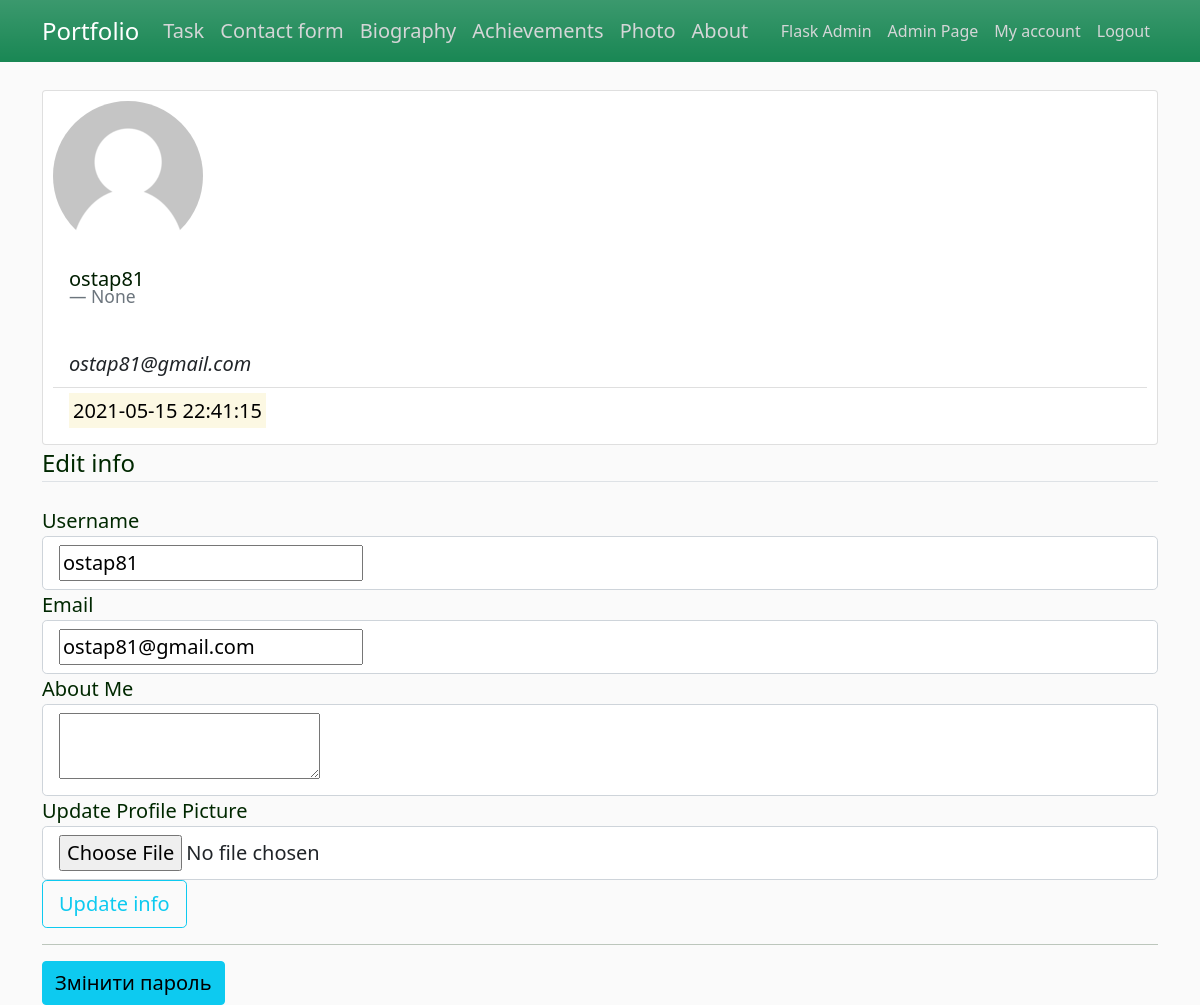
Before: /usr/account (signed in) with the older database file.
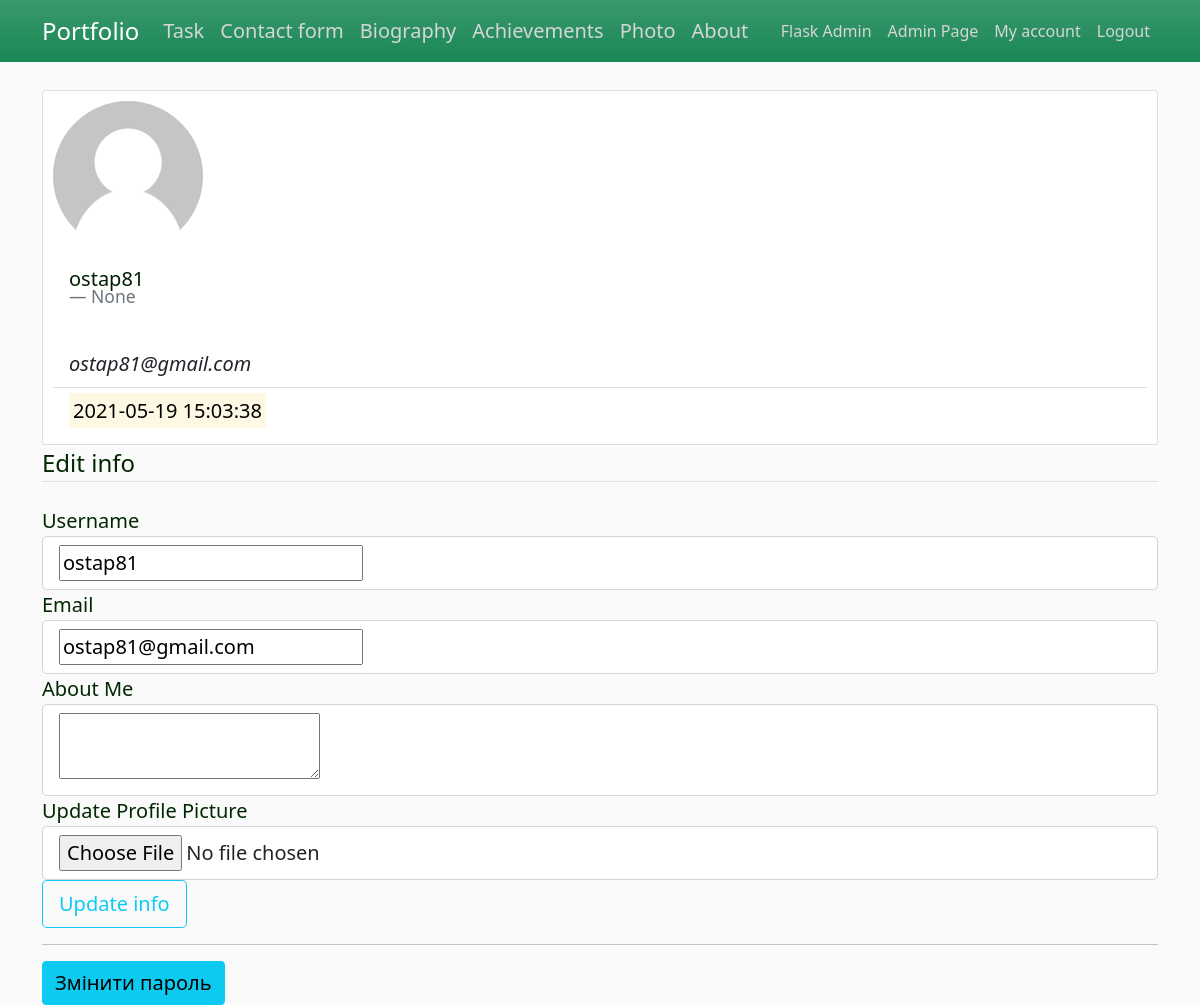
After: the same page with the newer database file.
### app/profile/models.py (models this page shows, shortened)
class User(db.Model, UserMixin):
    id = db.Column(db.Integer, primary_key=True)
    username = db.Column(db.String(20), unique=True, nullable=False)
    email = db.Column(db.String(120), unique=True, nullable=False)
    password = db.Column(db.String(60), nullable=False)
    about_me = db.Column(db.Text, nullable=True)
    image_file = db.Column(db.String(20), nullable=False, server_default='default.png')
    last_time_seen = db.Column(db.DateTime, default=datetime.utcnow)
    admin = db.Column(db.Boolean, default=False)

### app/profile/views.py (the view)
@user_bp.route("/account", methods=['POST', 'GET'])
@login_required
def account():
    form = UpdateAccountForm()
    if form.validate_on_submit():
        if form.picture.data:
            picture_file = save_picture(form.picture.data)
            current_user.image_file = picture_file
        current_user.username = form.username.data
        current_user.email = form.email.data
        current_user.about_me = form.about_me.data
        try:
            db.session.commit()
            flash('Your account has been updated!', 'success')
        except:
            db.session.rollback()
            flash('Error occurs during data recording to DB', 'danger')
        usersss = User.query.all()
        print(usersss)
        return redirect(url_for('user_bp_in.account'))
    elif request.method == 'GET':
        form.username.data = current_user.username
        form.email.data = current_user.email
        form.about_me.data = current_user.about_me
    image_file = url_for('user_bp_in.static', filename='profile_pics/' + current_user.image_file)
    return render_template('account.html', title='Account', image_file=image_file, form=form)

### app/profile/forms.py (shortened to what this page needs)
class UpdateAccountForm(FlaskForm):
    username = StringField('Username',
                           validators=[DataRequired(),
                                       Length(min=4, max=20, message='The username length must be between 6 and 20 '
                                                                     'characters'),
                                       Regexp('^[A-Za-z][A-Za-z0-9_.]*$', 0,
                                              'The username should only include letters, numbers, semicolons, '
                                              'or underscores')
                                       ]
                           )
    email = StringField('Email',
                        validators=[DataRequired(), Email(message="Incorrectly email")])
    about_me = TextAreaField('About Me', validators=[Optional()])
    picture = FileField('Update Profile Picture', validators=[FileAllowed(['jpg', 'png'])])
    submit = SubmitField('Update info')

### app/profile/models.py (called while the page is built)
@login_manager.user_loader
def user_loader(user_id):
    return User.query.get(int(user_id))

### app/profile/views.py (called while the page is built)
@user_bp.after_request
def after_request_func(response):
    if current_user:
        current_user.last_time_seen = datetime.utcnow()
        try:
            db.session.commit()
        except:
            db.session.rollback()
    return response

### app/profile/templates/profile/account.html (shortened to what this page needs)
{% extends "layout.html" %}
{% block content %}
    {% from "_render_field.html" import render_field_lr %}
    <div class="content-section">
        <div class="card">
             <div class="media">
                  <img src="{{ image_file }}" class="rounded-circle account-img">
                  <div class="card-body">
                    <h5 class="account-heading">{{ current_user.username }}</h5>
                    <p class="blockquote-footer">{{ current_user.about_me }}</p>
                  </div>
                  <ul class="list-group list-group-flush">
                    <li class="list-group-item text-dark"><em>{{ current_user.email }}</em></li>
                    <li class="list-group-item text-dark"><mark>{{ current_user.last_time_seen.isoformat(' ', 'seconds') }}</mark></li>
                  </ul>
             </div>
        </div>
        <form method="POST" action="{{ url_for('user_bp_in.account') }}" enctype="multipart/form-data">
            <fieldset class="form-group">
                <legend class="border-bottom mb-4">Edit info</legend>
                    {{ render_field_lr(form.username) }}
                    {{ render_field_lr(form.email) }}
                    {{ render_field_lr(form.about_me) }}
                    {{ render_field_lr(form.picture) }}
            </fieldset>
            <div class="form-group">
                {{ form.submit(class="btn btn-outline-info btn-lg") }}
            </div>
        </form>
             <hr><a href="{{url_for('user_bp_in.change_password')}}" class="btn btn-info fs-5"> Змінити пароль </a>
    </div>
{% endblock content %}

### app/templates/layout.html (shortened to what this page needs)
<!DOCTYPE html>
<html>
<head lang="en">
    <link href="https://cdn.jsdelivr.net/npm/bootstrap@5.0.0-beta2/dist/css/bootstrap.min.css" rel="stylesheet">
    <link rel="stylesheet" type="text/css" href="{{ url_for('static', filename='css/custom.css') }}">
</head>
<body>
    <header>
      <nav class="navbar navbar-expand-lg navbar-dark bg-success bg-gradient fixed-top">
        <div class="container">
          <a class="navbar-brand fs-4" href="/">Portfolio</a>
            <div class="collapse navbar-collapse fs-5" id="navbarNavDropdown">
                <ul class="navbar-nav">
                    <li class="nav-item">
                      <a class="nav-link" aria-current="page" href="{{url_for('task_bp_in.task_all')}}">Task</a>
                    </li>
                    <li class="nav-item">
                      <a class="nav-link" aria-current="page" href="{{url_for('contact_bp_in.contact')}}">Contact form</a>
                    </li>
                    <li class="nav-item">
                      <a class="nav-link" aria-current="page" href="{{url_for('bio')}}">Biography</a>
                    </li>
                    <li class="nav-item">
                      <a class="nav-link" aria-current="page" href="{{url_for('achievements')}}">Achievements</a>
                    </li>
                    <li class="nav-item">
                      <a class="nav-link" aria-current="page" href="{{url_for('photo')}}">Photo</a>
                    </li>
                    <li class="nav-item">
                      <a class="nav-link" aria-current="page" href="{{url_for('about')}}">About</a>
                    </li>
                </ul>
            </div>
            <div class="navbar-nav">
                {% if current_user.is_authenticated %}
                    {% if current_user.admin %}
                        <a class="nav-item nav-link rounded" href="/admin/">Flask Admin</a>
                        <a class="nav-item nav-link rounded" href="{{ url_for('user_bp_in.home_admin') }}">Admin Page</a>
                     {% endif %}
                    <a class="nav-item nav-link rounded" href="{{ url_for('user_bp_in.account') }}">My account</a>
                    <a class="nav-item nav-link rounded" href="{{ url_for('user_bp_in.logout') }}">Logout</a>
                {% else %}
                    <a class="nav-item nav-link rounded" href="{{ url_for('user_bp_in.login') }}">Sign in</a>
                    <a class="nav-item nav-link rounded" href="{{ url_for('user_bp_in.register') }}">Sign up</a>
                {% endif %}
            </div>
        </div>
      </nav>
    </header>
    <main class="container fs-5">
        <br><br><br>
        {% block content %}{% endblock %}
    </main>
</body>
</html>

### app/templates/_render_field.html (shortened to what this page needs)
{% macro render_field_lr(field) %}
    <div class="form-group ">
        <div class="form-control-label">
            {{ field.label }}
        </div>
        {% if field.errors %}
            <div class="form-control form-control-lg is-invalid">
                {{ field }}
            </div>
            <div class="invalid-feedback">
                {% for error in field.errors %}
                    <span>{{ error }}</span>
                {% endfor %}
            </div>
         {% else %}
            <div class="form-control form-control-lg ">
                {{ field }}
            </div>
        {% endif %}
    </div>
{% endmacro %}

### app/static/css/custom.css (style rules this page uses)
body { background: #fafafa; color: #002800; }
h1, h2, h3, h4, h5, h6 { color: #001e00; }
.navbar-nav .nav-link { color: #d4d6d7 !important; }
.card { padding: 10px; }

Changed rows visible on the page:
changed User "ostap81": last_time_seen "2021-05-15 22:41:15" → "2021-05-19 15:03:38"
